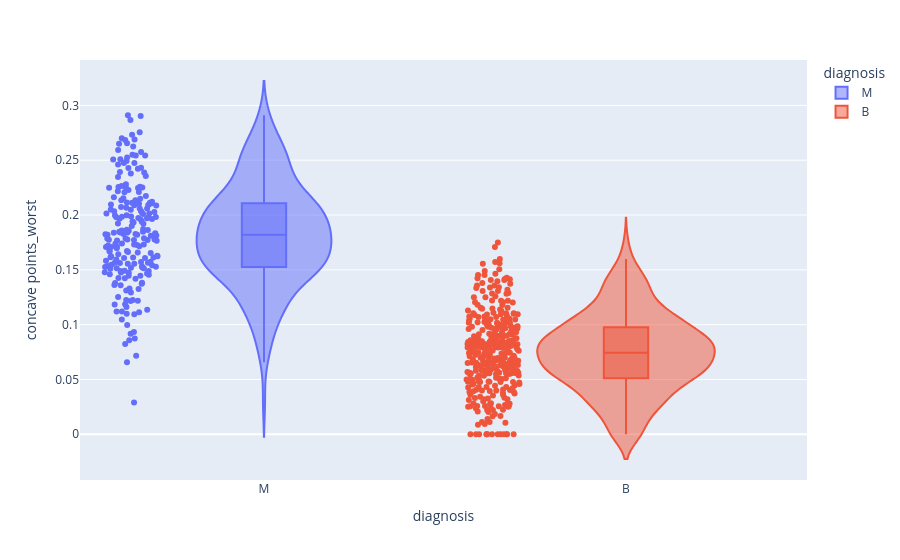

Notebook code cell kept with this figure:
### Code cell
px.violin(dados,x="diagnosis",y="concave points_worst", color ="diagnosis",box=True, points="all")

### Figure 1 — Plotly figure (JSON) as saved in the notebook; plotly's stock layout.template omitted (floating-point values rounded to 4 significant figures; data arrays with more than 128 entries replaced by an {"elided": "..."} marker saying what was removed)
{"data": [{"alignmentgroup": "True", "box": {"visible": true}, "hovertemplate": "diagnosis=%{x}<br>concave points_worst=%{y}<extra></extra>", "legendgroup": "M", "marker": {"color": "#636efa"}, "name": "M", "offsetgroup": "M", "orientation": "v", "points": "all", "scalegroup": "True", "showlegend": true, "type": "violin", "x": {"elided": "212 str values"}, "x0": " ", "xaxis": "x", "y": {"elided": "212 float values"}, "y0": " ", "yaxis": "y"}, {"alignmentgroup": "True", "box": {"visible": true}, "hovertemplate": "diagnosis=%{x}<br>concave points_worst=%{y}<extra></extra>", "legendgroup": "B", "marker": {"color": "#EF553B"}, "name": "B", "offsetgroup": "B", "orientation": "v", "points": "all", "scalegroup": "True", "showlegend": true, "type": "violin", "x": {"elided": "357 str values"}, "x0": " ", "xaxis": "x", "y": {"elided": "357 float values"}, "y0": " ", "yaxis": "y"}], "layout": {"legend": {"title": {"text": "diagnosis"}, "tracegroupgap": 0}, "margin": {"t": 60}, "violinmode": "overlay", "xaxis": {"anchor": "y", "categoryarray": ["M", "B"], "categoryorder": "array", "domain": [0.0, 1.0], "title": {"text": "diagnosis"}}, "yaxis": {"anchor": "x", "domain": [0.0, 1.0], "title": {"text": "concave points_worst"}}}}
